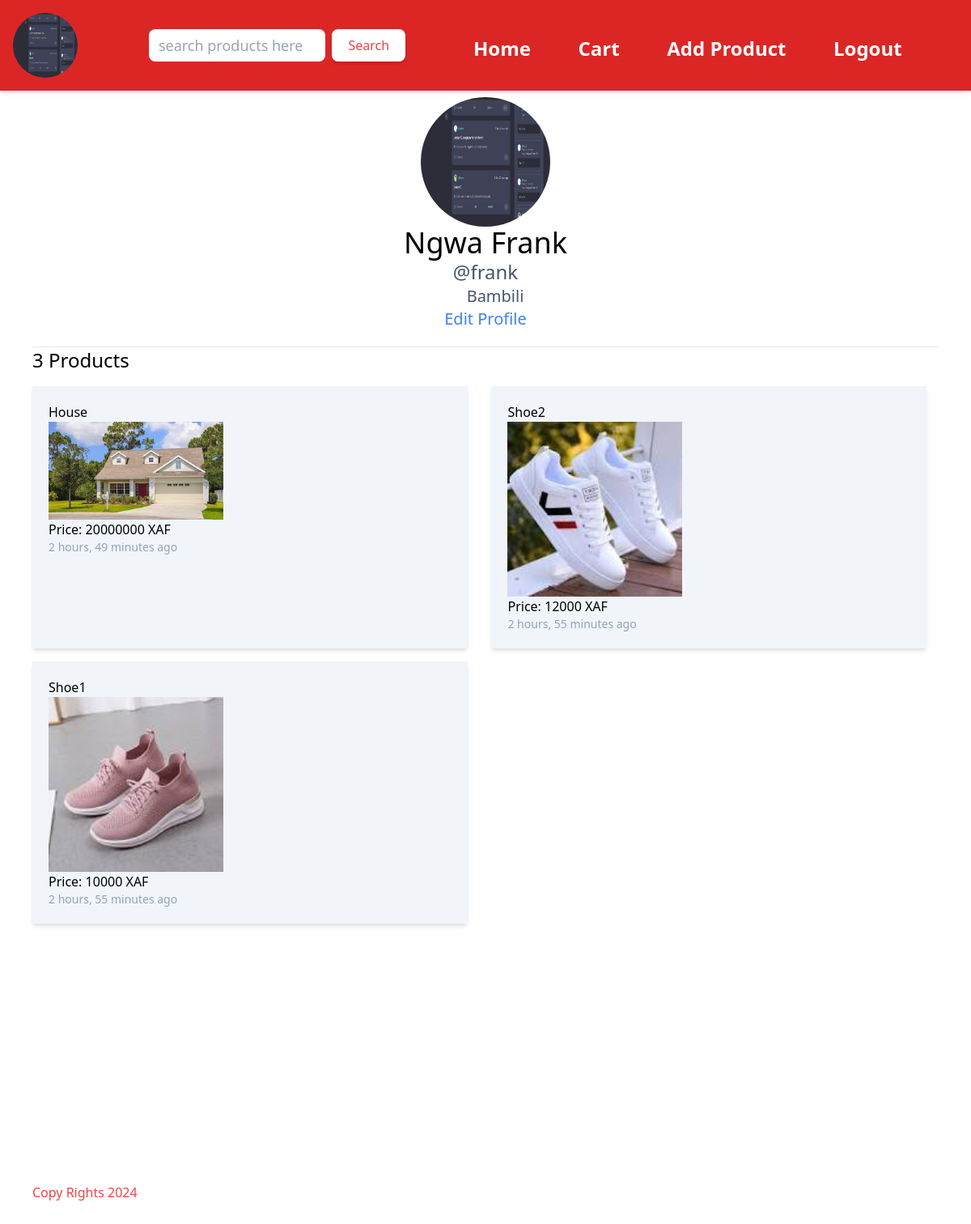
Before: /profile/1/ (signed in) with the older database file.
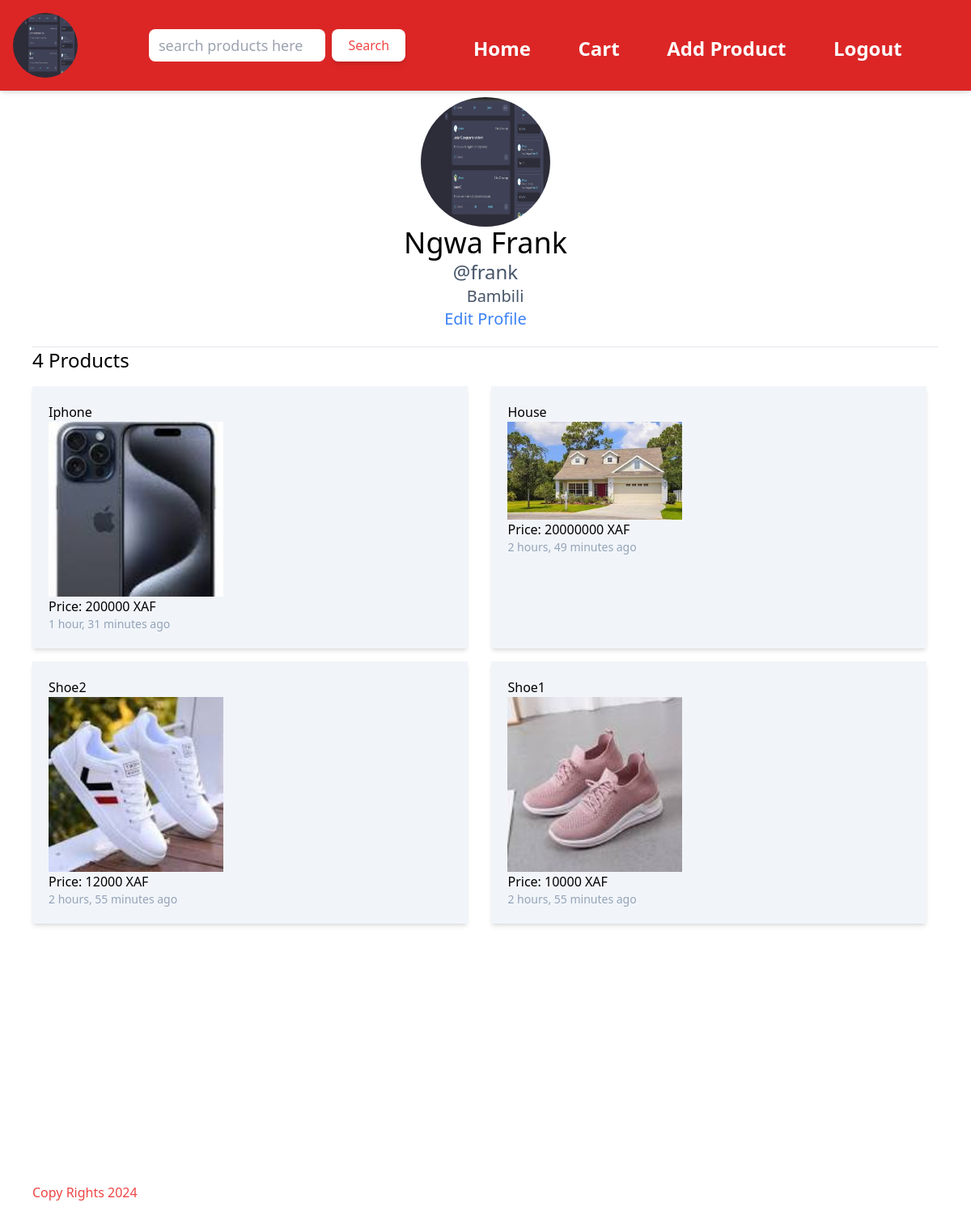
After: the same page with the newer database file.
### shop/models.py (models this page shows, shortened)
class User(AbstractUser):
    name = models.CharField(max_length=200, null=True)
    email = models.EmailField(unique = True, null=True)
    avatar = models.ImageField(upload_to="images", default="images/profile.jpeg", null=True)
    address = models.CharField(max_length=200, null=True)
    USERNAME_FIELD = 'email'
    REQUIRED_FIELDS = []

class Product(models.Model):
    name = models.CharField(max_length=200)
    description = models.TextField(null=True)
    image = models.ImageField(upload_to="images", null=True)
    price = models.PositiveIntegerField()
    seller = models.ForeignKey(User, on_delete=models.CASCADE)
    category = models.ForeignKey(Category, on_delete=models.CASCADE)
    updated = models.DateTimeField(auto_now=True)
    created = models.DateTimeField(auto_now_add=True)
    class Meta:
        ordering = ['-updated','-created']

### shop/views.py (the view)
# urls.py: path('profile/<str:pk>/', views.profile, name="profile"),
@login_required(login_url='login')
def profile(request, pk):
    user = User.objects.get(id=pk)
    products = Product.objects.filter(seller = user)
    context = {"products": products}
    return render(request, 'shop/profile.html', context)

### shop/templates/shop/profile.html (shortened to what this page needs)
{% extends 'shop/main.html' %}
{% block content %}
<main class="mt-40 md:mt-20">
    <div class="flex flex-col justify-center">
        <div class="profile-info flex flex-col justify-center items-center mb-5">
            <img src="{{request.user.avatar.url}}" alt="" class="w-40 h-40 rounded-full">
            <h2 class="text-4xl font-medium">{{user.name|capfirst}}</h2>
            <h3 class="text-2xl text-slate-600">@{{user.username}}</h3>
            <p class="text-slate-600 flex items-center text-xl">
                <ion-icon name="location-outline" class="h-6 w-6"></ion-icon>
                {{user.address}}
            </p>
            {% if request.user == user %}
            <a href="{% url 'updateProfile' %}" class="text-blue-500 text-xl">Edit Profile</a>
            {% endif %}
        </div>
        <hr>
        <h1 class="text-2xl">{{products.count}} Products</h1>
        <div class="flex flex-row grid-row-2 flex-wrap justify-center md:justify-between">
            {% for product in products %}
            <a href="{% url 'product-details' product.id %}"class="shadow-md bg-slate-100 mt-4 md:w-[48%]" >
                <div class=" p-5 h-68 w-64">
                    <p> {{product.name|capfirst}}</p>
                    <img src="{{product.image.url}}" alt="Product image"  class=" w-full md:w-[300px] h-[80%]"/>
                    <p>Price: {{product.price|capfirst}} XAF</p>
                    <p class="text-sm text-slate-400">{{product.created|timesince}} ago</p>
                </div>
            </a>
            <br>
    {% endfor %}
        </div>
    </div>
</main>
{% endblock %}

### shop/templates/shop/main.html (shortened to what this page needs)
<!DOCTYPE html>
<html lang="en">
<head>
    {% load static %}
    <script src="https://cdn.tailwindcss.com"></script>
    <link rel="stylesheet" href="{% static 'styles/style.css' %}">
</head>
<body class="p-2 md:p-10">
    {% include 'shop/navbar.html' %}
    {% block content %}
    {% endblock %}
    <p class="text-red-500 mt-80">Copy Rights 2024</p>
</body>
</html>

### shop/templates/shop/navbar.html (shortened to what this page needs)
<div class="w-full fixed flex flex-row p-4 bg-red-600 top-0 left-0 text-white items-center  shadow-md gap-1">
    <a href="{% url 'profile' request.user.id %}" class="w-2/6 md:w-1/6">
        <div class="logo text-6xl font-bold w-full flex flex-row items-center gap-5">
            {% if request.user.is_authenticated %}
            <img src="{{request.user.avatar.url}}" alt="ProfilePicture" class="md:w-20 md:h-20 w-14 h-14 rounded-full">
            {% else %}
            <h1 class="text-3xl">Logo</h1>
            {% endif %}
        </div>
    </a>
                <form action="{% url 'home' %}" class="flex w-full lg:w-2/6  justify-start space-x-2 ">
                    <input type="text" name="q" placeholder="search products here" class="w-2/3
                    font-normal  text-black rounded-lg text-lg px-3"
                    >
                    <button type="submit" class="md:px-5 md:py-2 px-2 py-1 shadow-md rounded-lg bg-white text-red-500">Search</button>
                </form>
    <div id="content" class="hidden lg:w-4/6 w-full absolute
                                lg:relative flex flex-col bg-red-600 -bottom-80
                                lg:bottom-0 lg:flex lg:flex-row justify-center
                                lg:justify-between items-center  px-10 right-0
                                transition-all duration-2000 ease-in-out pb-32 pt-5 lg:py-0 ">
        <ul class="flex lg:flex-row justify-center lg:justify-around items-center
                    lg:items-end w-full font-bold text-2xl flex-col space-y-2">
            <li><a href="{% url 'home' %}" >Home</a></li>
            <li><a href="{% url 'cart' %}" >Cart</a></li>
            <li><a href="{% url 'addproduct' %}" class="">Add Product</a></li>
            {% if request.user.is_authenticated %}
            <li><a href="{% url 'logout' %}">Logout</a> </li>
            {% else %}
            <li><a href="{% url 'login' %}">Login</a> </li>
            <li><a href="{% url 'signup' %}">Signup</a></li>
            {% endif %}
        </ul>
    </div>
</div>

### static/styles/style.css (style rules this page uses)
input { border-style: none; outline: none; }

Changed rows visible on the page:
added Product: name "Iphone", image (picture), price "200000", created "1 hour, 31 minutes"
Other visible differences:
{{ products.count }}: "3" → "4"
